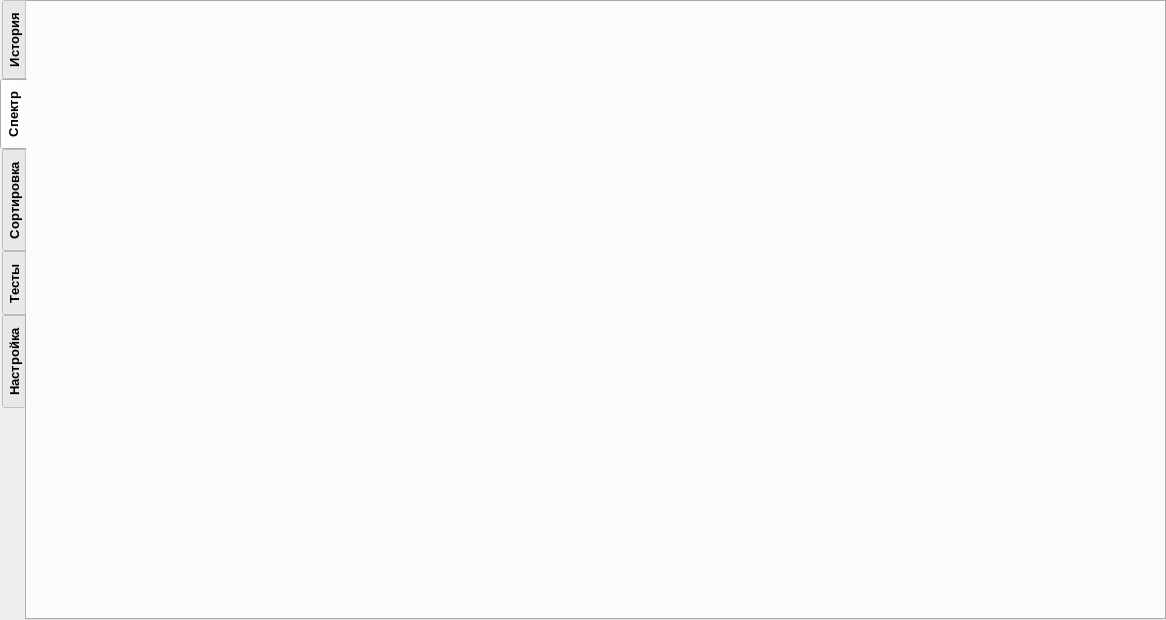
<?xml version="1.0" encoding="UTF-8"?>
<ui version="4.0">
 <class>MainTabWidget</class>
 <widget class="QTabWidget" name="MainTabWidget">
  <property name="enabled">
   <bool>true</bool>
  </property>
  <property name="geometry">
   <rect>
    <x>0</x>
    <y>0</y>
    <width>1166</width>
    <height>620</height>
   </rect>
  </property>
  <property name="sizePolicy">
   <sizepolicy hsizetype="Ignored" vsizetype="Ignored">
    <horstretch>0</horstretch>
    <verstretch>0</verstretch>
   </sizepolicy>
  </property>
  <property name="font">
   <font>
    <family>Tahoma</family>
    <pointsize>10</pointsize>
    <weight>75</weight>
    <bold>true</bold>
   </font>
  </property>
  <property name="windowTitle">
   <string>TabWidget</string>
  </property>
  <property name="layoutDirection">
   <enum>Qt::LeftToRight</enum>
  </property>
  <property name="tabPosition">
   <enum>QTabWidget::West</enum>
  </property>
  <property name="tabShape">
   <enum>QTabWidget::Rounded</enum>
  </property>
  <property name="currentIndex">
   <number>1</number>
  </property>
  <property name="iconSize">
   <size>
    <width>20</width>
    <height>20</height>
   </size>
  </property>
  <property name="elideMode">
   <enum>Qt::ElideLeft</enum>
  </property>
  <property name="documentMode">
   <bool>false</bool>
  </property>
  <property name="tabsClosable">
   <bool>false</bool>
  </property>
  <property name="movable">
   <bool>true</bool>
  </property>
  <widget class="QWidget" name="tabHistory">
   <attribute name="icon">
    <iconset resource="icons.qrc">
     <normaloff>:/icons/icons/Logs_tab_no_color_icon_90.png</normaloff>:/icons/icons/Logs_tab_no_color_icon_90.png</iconset>
   </attribute>
   <attribute name="title">
    <string>История</string>
   </attribute>
   <layout class="QHBoxLayout" name="horizontalLayout" stretch="0">
    <item>
     <widget class="SPRHistoryLogsWidget" name="logWidget" native="true"/>
    </item>
   </layout>
  </widget>
  <widget class="SPRSpectrumListTableWidget" name="tabSpectrum">
   <attribute name="icon">
    <iconset resource="icons.qrc">
     <normaloff>:/icons/icons/Spector_tab_icons_no_color_icon_90.png</normaloff>:/icons/icons/Spector_tab_icons_no_color_icon_90.png</iconset>
   </attribute>
   <attribute name="title">
    <string>Спектр</string>
   </attribute>
   <layout class="QVBoxLayout" name="verticalLayout_2"/>
  </widget>
  <widget class="QWidget" name="tabSeparate">
   <attribute name="icon">
    <iconset resource="icons.qrc">
     <normaloff>:/icons/icons/Separate_tab_no_colors_icon_90.png</normaloff>:/icons/icons/Separate_tab_no_colors_icon_90.png</iconset>
   </attribute>
   <attribute name="title">
    <string>Сортировка</string>
   </attribute>
   <layout class="QVBoxLayout" name="verticalLayout_4">
    <property name="spacing">
     <number>0</number>
    </property>
    <property name="leftMargin">
     <number>0</number>
    </property>
    <property name="topMargin">
     <number>0</number>
    </property>
    <property name="rightMargin">
     <number>0</number>
    </property>
    <property name="bottomMargin">
     <number>0</number>
    </property>
    <item>
     <widget class="SPRSeparateWidget" name="wSeparateWigget" native="true">
      <layout class="QVBoxLayout" name="verticalLayout_3"/>
     </widget>
    </item>
   </layout>
  </widget>
  <widget class="SPRTestIMSWidget" name="tabTest">
   <attribute name="icon">
    <iconset resource="icons.qrc">
     <normaloff>:/icons/icons/Settings_tab_no_color_icon_90.png</normaloff>:/icons/icons/Settings_tab_no_color_icon_90.png</iconset>
   </attribute>
   <attribute name="title">
    <string>Тесты</string>
   </attribute>
  </widget>
  <widget class="SPRSettingsWidget" name="tabSettings">
   <attribute name="icon">
    <iconset resource="icons.qrc">
     <normaloff>:/icons/icons/Test_tab_no_color_icons.png</normaloff>:/icons/icons/Test_tab_no_color_icons.png</iconset>
   </attribute>
   <attribute name="title">
    <string>Настройка</string>
   </attribute>
   <layout class="QVBoxLayout" name="verticalLayout"/>
  </widget>
 </widget>
 <customwidgets>
  <customwidget>
   <class>SPRSpectrumListTableWidget</class>
   <extends>QWidget</extends>
   <header>sprspectrumlisttablewidget.h</header>
   <container>1</container>
  </customwidget>
  <customwidget>
   <class>SPRSettingsWidget</class>
   <extends>QWidget</extends>
   <header>sprsettingswidget.h</header>
   <container>1</container>
  </customwidget>
  <customwidget>
   <class>SPRTestIMSWidget</class>
   <extends>QWidget</extends>
   <header>sprtestimswidget.h</header>
   <container>1</container>
  </customwidget>
  <customwidget>
   <class>SPRSeparateWidget</class>
   <extends>QWidget</extends>
   <header>sprseparatewidget.h</header>
   <container>1</container>
  </customwidget>
  <customwidget>
   <class>SPRHistoryLogsWidget</class>
   <extends>QWidget</extends>
   <header>sprhistorylogswidget.h</header>
   <container>1</container>
  </customwidget>
 </customwidgets>
 <resources>
  <include location="icons.qrc"/>
 </resources>
 <connections/>
</ui>
